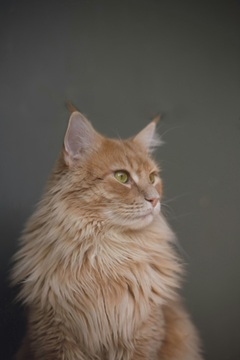
#> input picture Photos/cat.jpg, 240 x 360 px
$ python contours.py
#> lines starting #> are read from the running program, lines starting #| are printed output that depends on the picture; after the words box and inside, x2 and y2 are one past the last pixel; in counts of white or black regions, pixels touching at a corner belong together
import cv2 as cv
import numpy as np

img = cv.imread('Photos/cat.jpg')
#> img is the input picture: shape (360, 240, 3); mean B, G, R 79.5, 88.6, 97.3

#cv.imshow('Cat', img)

gray = cv.cvtColor(img, cv.COLOR_BGR2GRAY)
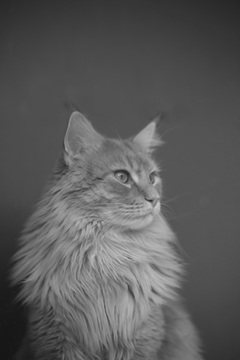
#> gray: shape (360, 240); min 21, max 205, mean 90.2
#cv.imshow('Gray', gray)

blank = np.zeros(img.shape, dtype = 'uint8')
cv.imshow('Blank', blank)
# [5 lines of commented-out code are left out]
ret, thresh = cv.threshold(gray, 125,255, cv.THRESH_BINARY)
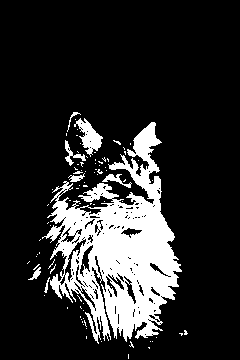
#> thresh: shape (360, 240); 17.3% white; 87 white regions (79 under 20 px)
cv.imshow('Thresh', thresh)

contours, hierarchies = cv.findContours(thresh, cv.RETR_LIST, cv.CHAIN_APPROX_SIMPLE)
#> contours = 276 contours, 245 with area under 20; largest, box (x1, y1, x2, y2) and area: (42, 122, 182, 344) 14288, (74, 118, 103, 157) 428, (64, 238, 87, 283) 230, (79, 244, 94, 277) 190, (120, 227, 143, 239) 112
print(f'{len(contours)} countour(s) found:')
#| 276 countour(s) found:

cv.drawContours(blank, contours, -1,(0,0,255), 1)
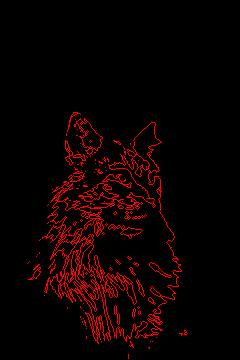
#> blank: shape (360, 240, 3); mean of channels 0, 1, 2 0, 0, 12.5; drawn as B, G, R
cv.imshow('contour', blank)

cv.waitKey(0)

$ run again, with Photos/city.jpg copied over Photos/cat.jpg
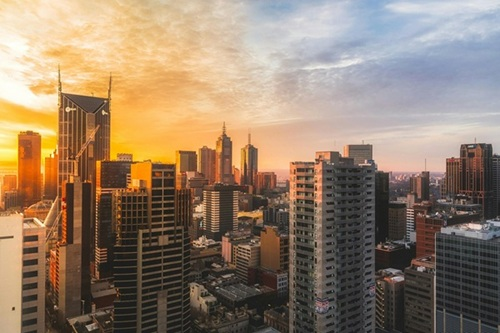
#> input picture Photos/city.jpg, 500 x 333 px
#> img is the input picture: shape (333, 500, 3); mean B, G, R 106.5, 127.5, 148.5
#> `ret, thresh = cv.threshold(gray, 125,255, cv.THRESH_BINARY)`:
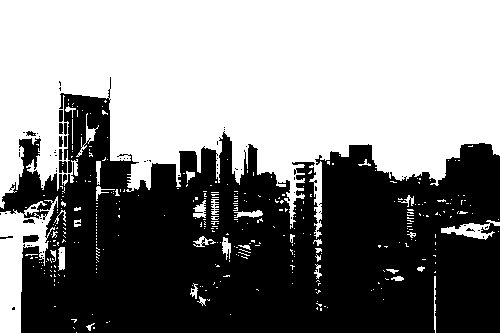
#> thresh: shape (333, 500); 52.3% white; 71 black regions (58 under 20 px)
#> contours = 456 contours, 420 with area under 20; largest, box (x1, y1, x2, y2) and area: (0, 0, 500, 239) 78958, (0, 196, 58, 333) 3401, (441, 220, 500, 240) 434, (22, 234, 40, 244) 120, (58, 247, 65, 271) 113
#| 456 countour(s) found:
#> `cv.drawContours(blank, contours, -1,(0,0,255), 1)`:
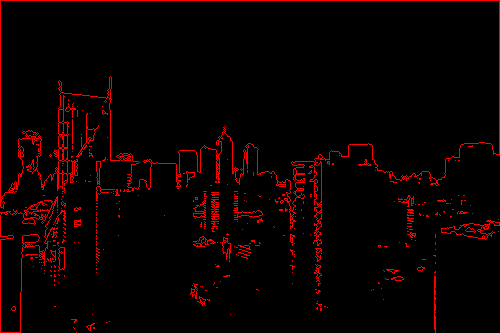
#> blank: shape (333, 500, 3); mean of channels 0, 1, 2 0, 0, 10.4; drawn as B, G, R

$ run again, with Photos/squirrel.jpg copied over Photos/cat.jpg
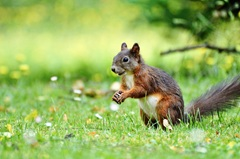
#> input picture Photos/squirrel.jpg, 240 x 159 px
#> img is the input picture: shape (159, 240, 3); mean B, G, R 96.2, 179.9, 151.5
#> `ret, thresh = cv.threshold(gray, 125,255, cv.THRESH_BINARY)`:
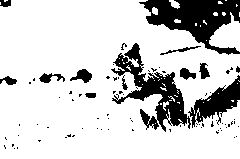
#> thresh: shape (159, 240); 81% white; 82 black regions (69 under 20 px)
#> contours = 157 contours, 143 with area under 20; largest, box (x1, y1, x2, y2) and area: (0, 0, 240, 159) 32780, (110, 42, 192, 133) 2501, (209, 12, 240, 52) 620, (139, 108, 160, 131) 207, (69, 68, 93, 84) 193
#| 157 countour(s) found:
#> `cv.drawContours(blank, contours, -1,(0,0,255), 1)`:
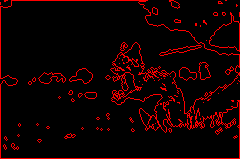
#> blank: shape (159, 240, 3); mean of channels 0, 1, 2 0, 0, 19.3; drawn as B, G, R
